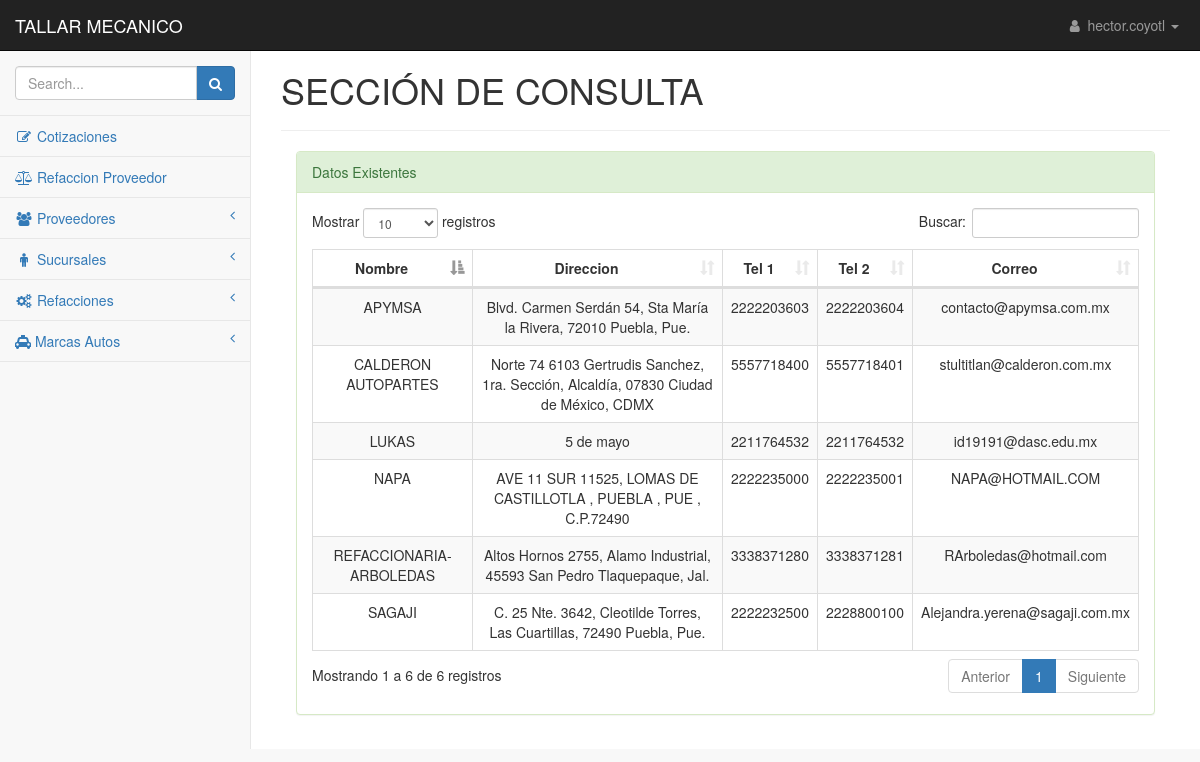
Page /consultarProveedor on the committed database.
### tables this page shows
CREATE TABLE `proveedor` (
  `proveedor_id` int NOT NULL AUTO_INCREMENT,
  `proveedor_nombre` varchar(100) NOT NULL DEFAULT 'nombre sin asignar',
  `proveedor_direccion` varchar(255) DEFAULT 'direccion sin asignar',
  `proveedor_telefono` varchar(45) DEFAULT 'telefono sin asignar',
  `proveedor_telefono2` varchar(45) DEFAULT 'telefono sin asignar',
  `proveedor_correo_e` varchar(45) DEFAULT 'email sin asignar',
  PRIMARY KEY (`proveedor_id`),
  UNIQUE KEY `proveedor_id_UNIQUE` (`proveedor_id`),
  UNIQUE KEY `proveedor_nombre_UNIQUE` (`proveedor_nombre`)
);

### libs/view.php (called while the page is built, shortened)
<?php
class  View{
    function render($nombre, $data = []){
        require 'views/' . $nombre . '.php';
    }
}
?>

### controllers/consultarProveedor.php (called while the page is built, shortened)
<?php
class consultarProveedor extends Controller{
    function __construct(){
        $this->view->varTodas=[];
        $this->view->mensaje = "";
    }
    function render(){
       $varTodas =$this->model->get();
        $this->view->varTodas=$varTodas;
        $this->view->render('consultarProveedor/index');
    }
}

### index.php (called while the page is built, shortened)
<?php
require_once 'libs/database.php';
require_once 'libs/view.php';
$app = new App();
?>

### models/consultarProveedormodel.php (called while the page is built, shortened)
<?php
class consultarProveedormodel extends Model
{
    public function get()
    {
        $items = [];
        try {
            $query = $this->db->connect()->query("SELECT * FROM proveedor");
            while ($row = $query->fetch()) {
                $item = new varTodas();
                $item->proveedor_nombre = $row['proveedor_nombre'];
                $item->proveedor_direccion = $row['proveedor_direccion'];
                $item->proveedor_telefono = $row['proveedor_telefono'];
                $item->proveedor_telefono2 = $row['proveedor_telefono2'];
                $item->proveedor_correo_e = $row['proveedor_correo_e'];
                array_push($items, $item);
            }
            return $items;
        } catch (PDOException $e) {
            return [];
        }
    }
}

### libs/database.php (called while the page is built)
<?php
class Database{
    private $host;
    private $db;
    private $user;
    private $password;
    private $charset;
    public function __construct(){
        $this->host = constant('HOST');
        $this->db = constant('DB');
        $this->user = constant('USER');
        $this->password = constant('PASSWORD');
        $this->charset = constant('CHARSET');
    }
    function connect(){
        try{
            $connection = "mysql:host=" . $this->host . ";dbname=" . $this->db . ";charset=" . $this->charset;
            $options = [
                PDO::ATTR_ERRMODE            => PDO::ERRMODE_EXCEPTION,
                PDO::ATTR_EMULATE_PREPARES   => false,
            ];
            $pdo = new PDO($connection, $this->user, $this->password, $options);
            return $pdo;
        }catch(PDOException $e){
            print_r('Error connection: ' . $e->getMessage());
        }
    }
}
?>

### views/consultarProveedor/index.php (the view, shortened to what this page needs)
<!DOCTYPE html>
<html lang="en">
<head>
</head>
<body>
  <?php require 'views/header.php'; ?>
  <h1>SECCIÓN DE CONSULTA</h1>
  <hr class="my-4">
  <div class="col-lg-12">
    <div class="panel panel-success">
      <div class="panel-heading">
        Datos Existentes
      </div>
      <div class="panel-body">
        <div class="table-responsive">
          <table class="table table-striped table-bordered table-hover" id="dataTables-example">
            <thead>
              <tr>
                <th class="text-center">Nombre</th>
                <th class="text-center">Direccion</th>
                <th class="text-center">Tel 1</th>
                <th class="text-center">Tel 2</th>
                <th class="text-center">Correo</th>
              </tr>
            </thead>
            <tbody>
              <?php foreach ($this->varTodas as $row) {
                $datosd = $row;
              ?>
                <tr>
                  <td class="text-center"><?php echo $datosd->proveedor_nombre; ?></td>
                  <td class="text-center"><?php echo $datosd->proveedor_direccion; ?></td>
                  <td class="text-center"><?php echo $datosd->proveedor_telefono; ?></td>
                  <td class="text-center"><?php echo $datosd->proveedor_telefono2; ?></td>
                  <td class="text-center"><?php echo $datosd->proveedor_correo_e; ?></td>
                </tr>
              <?php }
              ?>
            </tbody>
          </table>
        </div>
      </div>
    </div>
  </div>
  <?php require 'views/footer.php'; ?>
</body>
</html>

### public/css/startmin.css (style rules this page uses)
body { background-color: #f8f8f8; }
table.dataTable thead .sorting, table.dataTable thead .sorting_asc, table.dataTable thead .sorting_desc, table.dataTable thead .sorting_asc_disabled, table.dataTable thead .sorting_desc_disabled { background: 0 0; }
table.dataTable thead .sorting_asc:after { content: "\f0de"; float: right; font-family: fontawesome; }
table.dataTable thead .sorting:after { content: "\f0dc"; float: right; font-family: fontawesome; color: rgba(50,50,50,.5); }

### rows in the picture
proveedor: proveedor_nombre "APYMSA", proveedor_direccion "Blvd. Carmen Serdán 54, Sta María la Rivera, 72010 Puebla, Pue.", proveedor_telefono "2222203603", proveedor_telefono2 "2222203604", proveedor_correo_e "contacto@apymsa.com.mx"
proveedor: proveedor_nombre "SAGAJI", proveedor_direccion "C. 25 Nte. 3642, Cleotilde Torres, Las Cuartillas, 72490 Puebla, Pue.", proveedor_telefono "2222232500", proveedor_telefono2 "2228800100", proveedor_correo_e "Alejandra.yerena@sagaji.com.mx"
proveedor: proveedor_nombre "NAPA", proveedor_direccion "AVE 11 SUR 11525, LOMAS DE CASTILLOTLA , PUEBLA , PUE , C.P.72490", proveedor_telefono "2222235000", proveedor_telefono2 "2222235001", proveedor_correo_e "NAPA@HOTMAIL.COM"
proveedor: proveedor_nombre "CALDERON AUTOPARTES", proveedor_direccion "Norte 74 6103 Gertrudis Sanchez, 1ra. Sección, Alcaldía, 07830 Ciudad de México, CDMX", proveedor_telefono "5557718400", proveedor_telefono2 "5557718401", proveedor_correo_e "stultitlan@calderon.com.mx"
proveedor: proveedor_nombre "REFACCIONARIA-ARBOLEDAS", proveedor_direccion "Altos Hornos 2755, Alamo Industrial, 45593 San Pedro Tlaquepaque, Jal.", proveedor_telefono "3338371280", proveedor_telefono2 "3338371281", proveedor_correo_e "RArboledas@hotmail.com"
proveedor: proveedor_nombre "LUKAS", proveedor_direccion "5 de mayo", proveedor_telefono "2211764532", proveedor_telefono2 "2211764532", proveedor_correo_e "id19191@dasc.edu.mx"
